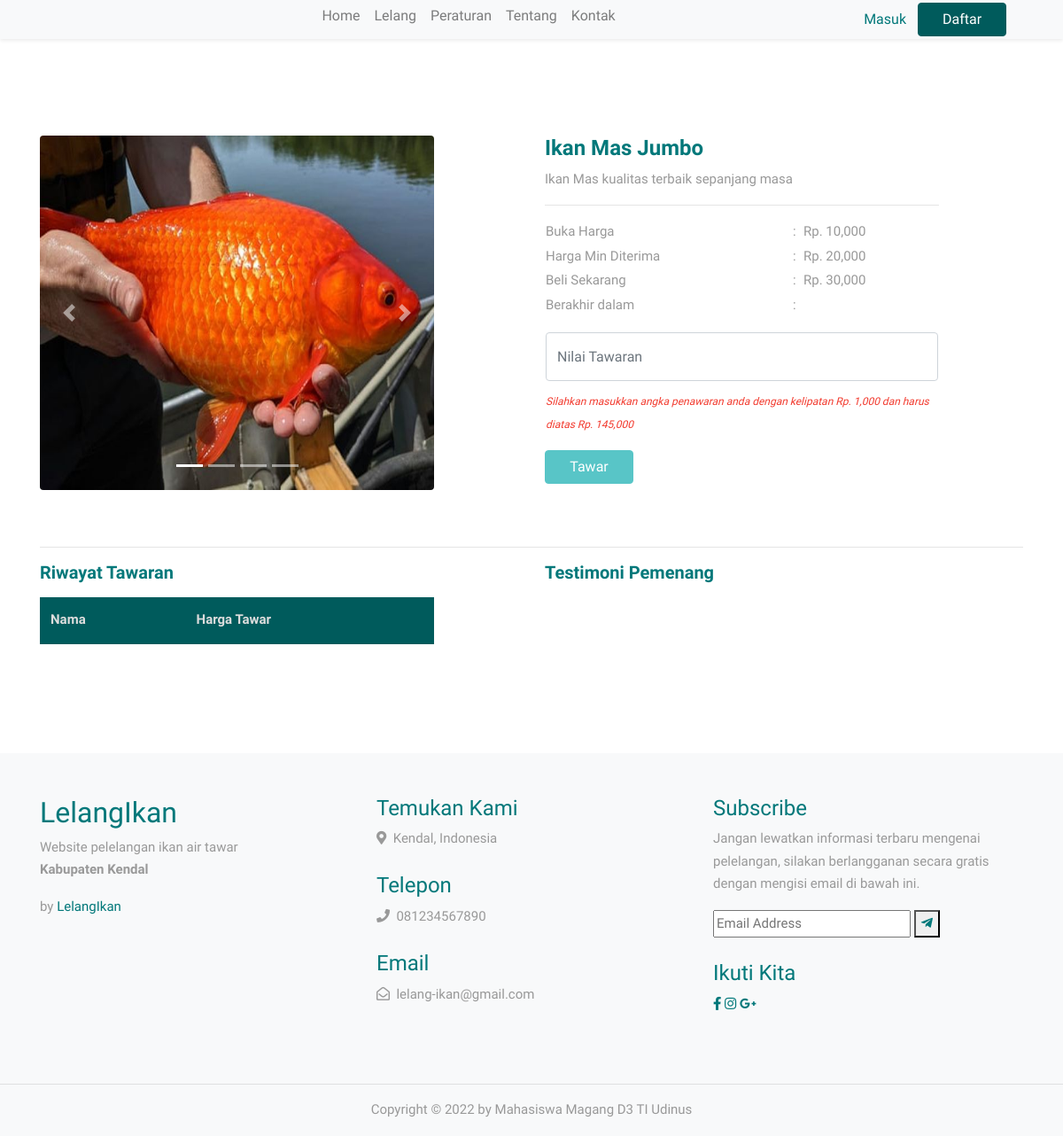
The app's page /barang/detail/LL-2022-00002, older data.
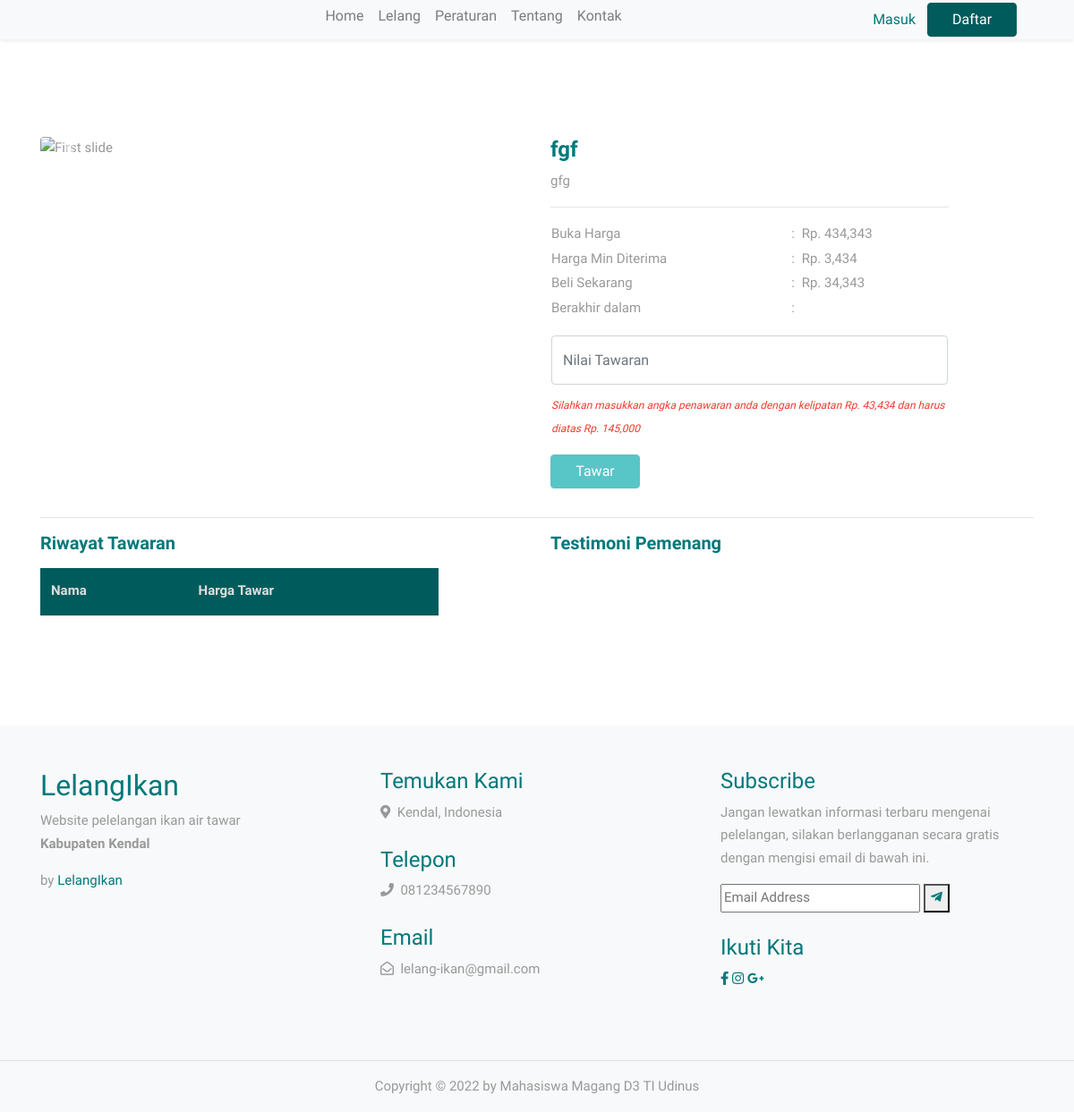
The same page, newer data.
### tables this page shows
CREATE TABLE `lelang` (
  `lelang_id` char(20) NOT NULL,
  `pelelang_id` char(20) DEFAULT NULL,
  `produk` varchar(40) DEFAULT NULL,
  `deskripsi_produk` text DEFAULT NULL,
  `image1` varchar(255) DEFAULT NULL,
  `image2` varchar(255) DEFAULT NULL,
  `image3` varchar(255) DEFAULT NULL,
  `image4` varchar(255) DEFAULT NULL,
  `harga_awal` double DEFAULT NULL,
  `harga_minimal_diterima` double DEFAULT NULL,
  `incremental_value` double DEFAULT NULL,
  `tgl_mulai` datetime DEFAULT NULL,
  `tgl_selesai` datetime DEFAULT NULL,
  `harga_beli_sekarang` double DEFAULT NULL,
  `metode_bayar` int(11) DEFAULT NULL,
  `status` int(11) DEFAULT NULL,
  `panitia_id` char(20) DEFAULT NULL,
  `keterangan` varchar(255) DEFAULT NULL,
  `jumlah` int(11) DEFAULT NULL
);

### application/controllers/Barang.php (called while the page is built, shortened)
<?php
class Barang extends CI_Controller{
    function __construct()
    {
        $this->load->model('Home_model','home');
    }
    public function Detail($id)
    {
        $id = $this->uri->segment(3);
        $data['result'] = $this->db->get_where('lelang',array('lelang_id'=>$id))->row();
        $data['nama']=$this->session->userdata('');
        $data['result_tawar']=$this->home->getDataTawar($id);
        $query = "select max(harga_tawar) as harga_tawar from lelang_bid";
        $data['maxtawar']= $this->db->query($query)->row_array();
        if ($this->session->userdata('logged_in') == 'true') {
            $this->load->view('_partials/user/head', $data);
        } else {
            $this->load->view('_partials/head', $data);
        }
        $this->load->view('detail',$data);
    }
}

### index.php (called while the page is built, shortened)
<?php
require_once BASEPATH.'core/CodeIgniter.php';

### application/views/detail.php (the view, shortened to what this page needs)
<!DOCTYPE html>
<html lang="en">
<head>
</head>
    <br><br>
        <div class="site-section pt-0 mt-7"><br><br><br><br>
            <div class="container">
                <div class="row">
                    <div class="col-md-5 mr-auto">
                        <?php
                            $usr_img1 = !empty($result->image1) ? $result->image1 : 'def.jpg';
                        ?>
                        <div id="carouselExampleIndicators" class="carousel slide mb-5" data-ride="carousel">
                            <ol class="carousel-indicators">
                                <li data-target="#carouselExampleIndicators" data-slide-to="0" class="active"></li>
                                <li data-target="#carouselExampleIndicators" data-slide-to="1"></li>
                                <li data-target="#carouselExampleIndicators" data-slide-to="2"></li>
                                <li data-target="#carouselExampleIndicators" data-slide-to="3"></li>
                            </ol>
                            <div class="carousel-inner">
                                <div class="carousel-item active">
                                <img class="rounded img-fluid" style="height: 400px; width: 500px;" src="<?php echo base_url('vendors/') . 'images/' . $usr_img1; ?>" alt="First slide">
                                </div>
                            </div>
                            <a class="carousel-control-prev text-green" href="#carouselExampleIndicators" role="button" data-slide="prev">
                                <span class="carousel-control-prev-icon" aria-hidden="true"></span>
                            </a>
                            <a class="carousel-control-next text-green" href="#carouselExampleIndicators" role="button" data-slide="next">
                                <span class="carousel-control-next-icon" aria-hidden="true"></span>
                            </a>
                        </div>
                    </div>
                    <div class="col-md-5 mr-auto">
                        <h4><strong class="text-green"><?=$result->produk; ?></strong></h4>
                        <span><?=$result->deskripsi_produk; ?></span>
                        <hr>
                        <table class="w-100 mb-3">
                            <tr>
                                <td>Buka Harga</td>
                                <td> : </td>
                                <td> Rp. <?=number_format($result->harga_awal) ?></td>
                            </tr>
                            <tr>
                                <td>Harga Min Diterima</td>
                                <td> : </td>
                                <td> Rp. <?=number_format($result->harga_minimal_diterima) ?></td>
                            </tr>
                            <tr>
                                <td>Beli Sekarang</td>
                                <td> : </td>
                                <td> Rp. <?=number_format($result->harga_beli_sekarang) ?></td>
                            </tr>
                            <tr>
                                <td>Berakhir dalam</td>
                                <td> : </td>
                                <td class="text-green" id="countdown">
                                </td>
                            </tr>
                        </table>
                        <table class="mb-3">
                            <tr>
                                <td>
                                    <input type="number" min="<?=$maxtawar['harga_tawar']?>" step="<?=$result->incremental_value?>" class="form-control mb-2 rounded" placeholder="Nilai Tawaran" required>
                                </td>
                            </tr>
                            <tr>
                                <td><i class="text-danger" style="font-size:12px;">Silahkan masukkan angka penawaran anda dengan kelipatan Rp. <?= number_format($result->incremental_value)?> dan harus diatas Rp. <?= number_format($maxtawar['harga_tawar']) ?></i></td>
                            </tr>
                        </table>
                        <?php
                        if ($this->session->userdata('logged_in')) {
                            echo anchor('#', 'Tawar', array('class' => 'button button-green text-white mb-3'));
                        }else{
                            echo anchor('login', 'Tawar', array('class' => 'button button-green text-white mb-3 disabled'));
                        }?>
                    </div>
                </div>
                <hr>
                <div class="row">
                    <div class="col-md-5 mr-auto">
                        <h5 class="text-green mb-3"><strong>Riwayat Tawaran</strong></h5>
                        <table class="table table-striped w-100 mb-5 w-100 rounded">
                            <thead class="text-green thead-green">
                                <tr class="text-green">
                                    <th>
                                        <span>Nama</span>
                                    </th>
                                    <th>
                                        <span>Harga Tawar</span>
                                    </th>
                                </tr>
                            </thead>
                        </table>
                    </div>
                    <div class="col-md-5 mr-auto">
                        <h5 class="text-green mb-3"><strong>Testimoni Pemenang</strong></h5>
                    </div>
                </div>
            </div>
        </div>
    <?php $this->load->view('_partials/footer') ?>
      </div>
    </body>
</html>

### application/views/_partials/head.php (shortened to what this page needs)
<!DOCTYPE html>
<html lang="en">
<head>
  <link rel="stylesheet" href="https://cdnjs.cloudflare.com/ajax/libs/font-awesome/5.15.1/css/all.min.css" />
  <link rel="stylesheet" href="<?php echo base_url('vendors/fonts/icomoon/style.css')?>">
  <link rel="stylesheet" href="<?php echo base_url('vendors/css/bootstrap.min.css') ?>">
  <link rel="stylesheet" href="<?php echo base_url('vendors/css/jquery-ui.css')?>">
  <link rel="stylesheet" href="<?php echo base_url('vendors/css/owl.carousel.css')?>">
  <link rel="stylesheet" href="<?php echo base_url('vendors/css/owl.theme.default.min.css')?>">
  <link rel="stylesheet" href="<?php echo base_url('vendors/css/owl.theme.default.min.css')?>">
  <link rel="stylesheet" href="<?php echo base_url('vendors/css/jquery.fancybox.min.css')?>">
  <link rel="stylesheet" href="<?php echo base_url('vendors/css/bootstrap-datapicker.css')?>">
  <link rel="stylesheet" href="<?php echo base_url('vendors/fonts/flaticon/font/flaticon.css')?>">
  <link rel="stylesheet" href="<?php echo base_url('vendors/css/aos.css')?>">
  <link href="<?php echo base_url('vendors/css/jquery.mb.YTPlayer.min.css')?>" media="all" rel="stylesheet" type="text/css">
  <link rel="stylesheet" href="<?php echo base_url('vendors/css/style_custom.css')?>">
  <link rel="stylesheet" href="<?php echo base_url('vendors/css/image_resize.css')?>">
  <body data-spy="scroll" data-target=".site-navbar-target" data-offset="300">
  <div class="site-wrap">
<body data-spy="scroll" data-target=".navbar-collapse" data-offset="50">
  <div class="site-wrap">
</head>
<body data-spy="scroll" data-target=".site-navbar-target" data-offset="300">
  <div class="site-wrap">
<body data-spy="scroll" data-target=".navbar-collapse" data-offset="50">
  <div class="site-wrap">
    <header class="site-navbar py-4 site-navbar-target" role="banner">
    <div class="container">
      <div class="d-flex align-items-center">
      <nav class="navbar fixed-top shadow-sm navbar-expand-lg bg-light navbar-light py-3 py-lg-0 px-lg-5">
        <div class="collapse navbar-collapse px-lg-3" id="navbarCollapse">
            <div class="navbar-nav m-auto py-0">
                <?php echo anchor('peserta', 'Home', array('class' => 'nav-item nav-link h6'))?>
                <?php echo anchor('barang', 'Lelang', array('class' => 'nav-item nav-link h6'))?>
                <?php echo anchor('peraturan', 'Peraturan', array('class' => 'nav-item nav-link h6'))?>
                <?php echo anchor('tentang', 'Tentang', array('class' => 'nav-item nav-link h6'))?>
                <?php echo anchor('kontak', 'Kontak', array('class' => 'nav-item nav-link h6'))?>
            </div>
            <div class="btn-group">
                <?php echo anchor('user/login_peserta', 'Masuk', array('class' => 'button text-green'))?>
                <?php echo anchor('user/register_peserta', 'Daftar', array('class' => 'button button-green text-white'))?>
            </div>
        </div>
      </nav>
      </header>

### application/views/_partials/footer.php
<footer class="footer-section bg-light">
        <div class="container">
            <div class="footer-content pt-5 pb-5 ">
                <div class="row">
                    <div class="col-xl-4 col-lg-4 mb-50">
                        <div class="footer-widget">
                            <div class="footer-logo">
                                <a href=""><h2 class="text-green">LelangIkan</h4></a>
                            </div>
                            <div class="footer-text">
                                <p>
                                    Website pelelangan ikan air tawar<br><strong><b>Kabupaten Kendal</b></strong>
                                </p>
                                <p>
                                    by <span  class="text-green">LelangIkan</span>
                                </p>
                            </div>
                        </div>
                    </div>
                    <div class="col-xl-4 col-lg-4 col-md-6 mb-30">
                        <div class="single-cta">
                            <div class="cta-text">
                                <h4 class="text-green">Temukan Kami</h4>
                                <i class="fas fa-map-marker-alt"></i>
                                <span>&nbsp;Kendal, Indonesia</span>
                            </div>
                        </div>
                        <br>
                         <div class="single-cta">
                            <div class="cta-text">
                                <h4 class="text-green">Telepon</h4>
                                <i class="fas fa-phone"></i>
                                <span>&nbsp;081234567890</span>
                            </div>
                        </div>
                        <br>
                        <div class="single-cta mb-4">
                            <div class="cta-text">
                                <h4 class="text-green">Email</h4>
                                <i class="far fa-envelope-open"></i>
                                <span>&nbsp;lelang-ikan@gmail.com</span>
                            </div>
                        </div>
                    </div>
                    <div class="col-xl-4 col-lg-4 col-md-6 mb-50">
                        <div class="footer-widget">
                            <div class="footer-widget-heading">
                                <h4 class="text-green">Subscribe</h3>
                            </div>
                            <div class="footer-text mb-25">
                                <p>Jangan lewatkan informasi terbaru mengenai pelelangan, silakan berlangganan secara gratis dengan mengisi email di bawah ini.</p>
                            </div>
                            <div class="subscribe-form">
                                <form action="#">
                                    <input type="text" placeholder="Email Address">
                                    <button><a href="" class="text-green"><i class="fab fa-telegram-plane"></i></a></button>
                                </form>
                            </div><br>
                        </div>
                        <div class="footer-social-icon">
                            <h4 class="text-green">Ikuti Kita</h3>
                                <span><a href="" class="text-green"><i class="fab fa-facebook-f facebook-bg"></i></a></span>
                                <span><a href="" class="text-green"><i class="fab fa-instagram instagram-bg"></i></a></span>
                                <span><a href="" class="text-green"><i class="fab fa-google-plus-g google-bg"></i></a></span>
                            </div>
                    </div>
                </div>
            </div>
        </div>
        <hr style="width:100%">
        <div class="copyright-area ">
            <div class="container">
                <div class="row m-auto">
                    <div class="col-xl-6 col-lg-6 text-center  m-auto">
                        <div class="copyright-text m-auto">
                            <p>Copyright &copy; 2022 by <span>Mahasiswa Magang D3 TI Udinus</span></p>
                        </div>
                    </div>
                </div>
            </div>
        </div>
    </footer>

Row changes from the older to the newer data that the page shows:
changed lelang: produk "Ikan Mas Jumbo" → "fgf"; deskripsi_produk "Ikan Mas kualitas terbaik sepanjang masa" → "gfg"; harga_awal "10,000" → "434,343"; harga_minimal_diterima "20,000" → "3,434"; harga_beli_sekarang "30,000" → "34,343"; incremental_value "1,000" → "43,434"; image1: picture removed
